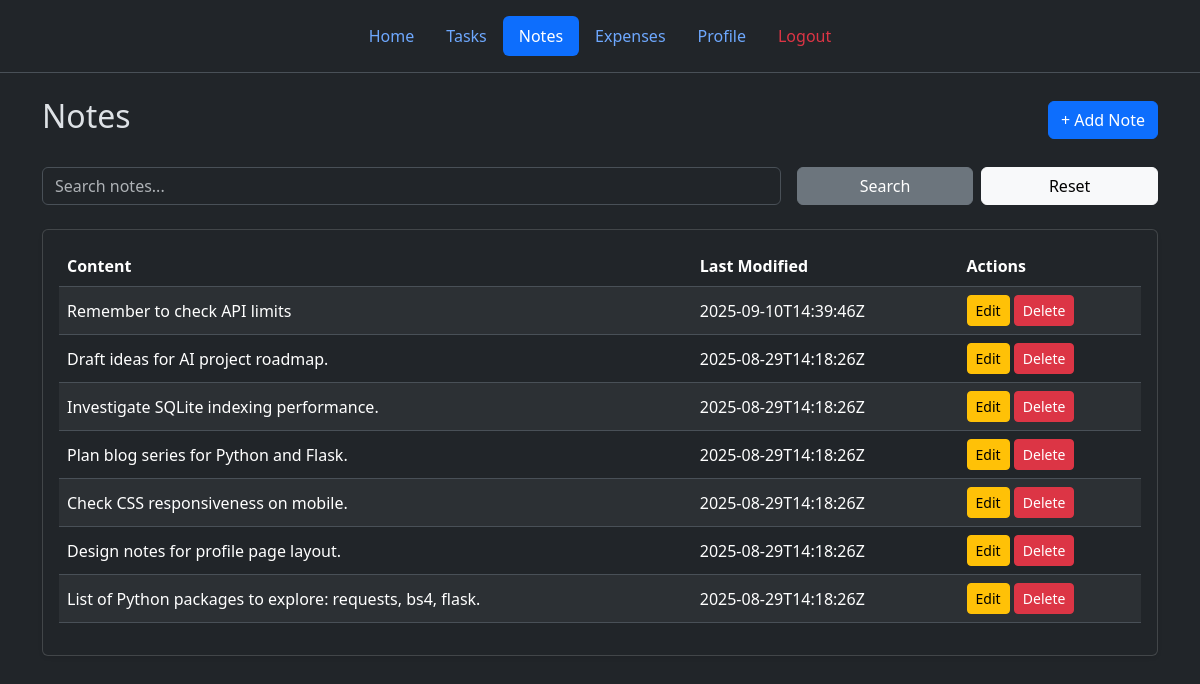
/notes (signed in), run on an earlier commit of the app's database.
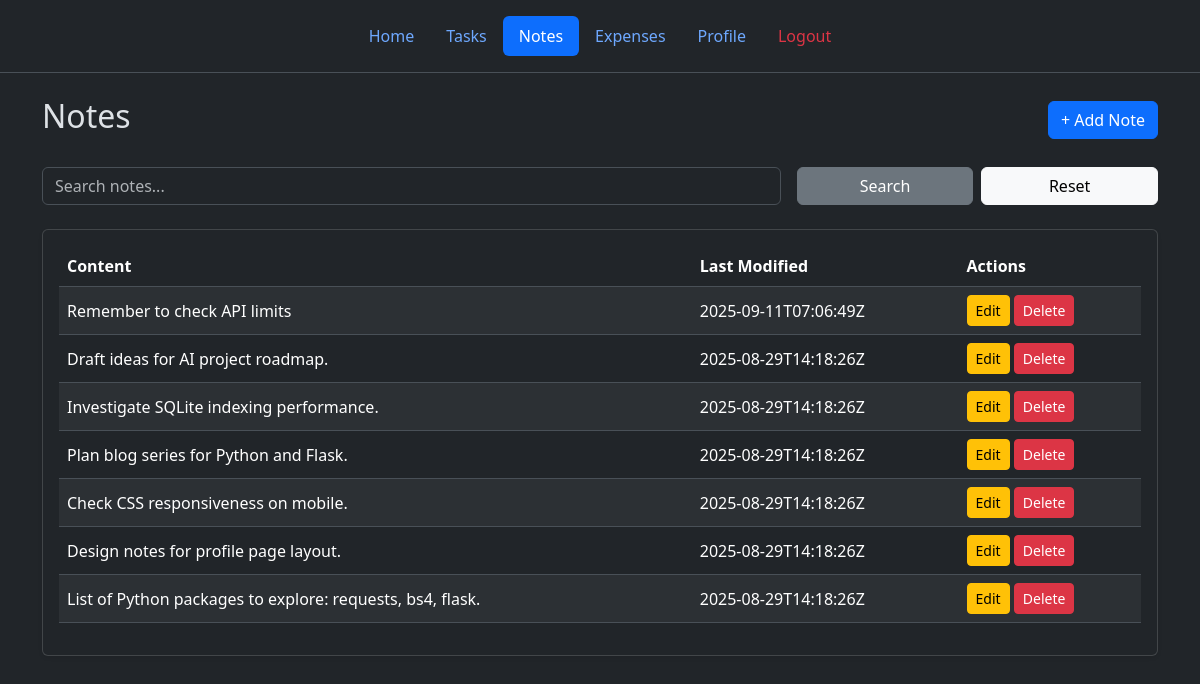
And on a later commit of the database.
### tables this page shows
CREATE TABLE notes (
  id TEXT PRIMARY KEY,            -- UUID v4
  user_id TEXT NOT NULL,
  content TEXT NOT NULL,
  is_deleted INTEGER DEFAULT 0,
  deleted_at TEXT,
  last_modified TEXT DEFAULT (strftime('%Y-%m-%dT%H:%M:%SZ','now')),
  synced INTEGER DEFAULT 0,
  FOREIGN KEY(user_id) REFERENCES users(id)
);

### web/routes.py (the view)
@main_bp.route("/notes")
@login_required
def notes_page():
    user_id = session["user_id"]
    db_path = current_app.config["DB_PATH"]
    search_term = request.args.get('q')
    all_notes = get_notes(db_path, user_id, search_term)
    return render_template("notes.html", notes=all_notes)

### web/models.py (called while the page is built)
def get_notes(db_path, user_id, search_term=None):
    query = "SELECT * FROM notes WHERE user_id=? AND is_deleted=0"
    params = [user_id]
    if search_term:
        query += " AND content LIKE ?"
        params.append(f'%{search_term}%')
    query += " ORDER BY last_modified DESC"
    with get_db_connection(db_path) as conn:
        return conn.execute(query, tuple(params)).fetchall()

### web/routes.py (called while the page is built)
def login_required(f):
    @wraps(f)
    def decorated_function(*args, **kwargs):
        if "user_id" not in session:
            flash("Please login to access this page.", "warning")
            return redirect(url_for("auth_bp.login"))
        return f(*args, **kwargs)
    return decorated_function

### web/utils.py (called while the page is built)
def get_db_connection(db_path: str):
    connect = sqlite3.connect(db_path)
    connect.row_factory = sqlite3.Row
    return connect

### web/templates/notes.html (shortened to what this page needs)
{% extends "base.html" %} {% block content %}
<div class="container mt-4">
  <div class="d-flex justify-content-between align-items-center mb-4">
    <h2>Notes</h2>
    <button
      class="btn btn-primary"
      data-bs-toggle="modal"
      data-bs-target="#addNoteModal"
    >
      + Add Note
    </button>
  </div>
  <form method="GET" class="row g-3 mb-4">
    <div class="col-md-8">
      <input
        type="text"
        name="q"
        class="form-control"
        placeholder="Search notes..."
        value="{{ request.args.get('q', '') }}"
      />
    </div>
    <div class="col-md-4 d-flex gap-2">
      <button class="btn btn-secondary w-50" type="submit">Search</button>
      <a href="{{ url_for('main_bp.notes_page') }}" class="btn btn-light w-50"
        >Reset</a
      >
    </div>
  </form>
  <div class="card shadow-sm">
    <div class="card-body">
      {% if notes %}
      <div class="table-responsive">
        <table class="table table-striped table-hover align-middle">
          <thead>
            <tr>
              <th>Content</th>
              <th>Last Modified</th>
              <th>Actions</th>
            </tr>
          </thead>
          <tbody>
            {% for note in notes %}
            <tr>
              <td>
                {{ note.content[:80] }}
              </td>
              <td>{{ note.last_modified or "-" }}</td>
              <td>
                <button
                  class="btn btn-sm btn-warning"
                  data-bs-toggle="modal"
                  data-bs-target="#editNote{{ note.id }}"
                >
                  Edit
                </button>
                <form
                  method="POST"
                  action="{{ url_for('main_bp.remove_note', note_id=note.id) }}"
                  class="d-inline"
                  onsubmit="return confirm('Are you sure you want to delete this note?');"
                >
                  <button type="submit" class="btn btn-sm btn-danger">
                    Delete
                  </button>
                </form>
              </td>
            </tr>
            {% endfor %}
          </tbody>
        </table>
      </div>
      {% else %}
      <p class="text-muted text-center">No notes available.</p>
      {% endif %}
    </div>
  </div>
</div>
{% endblock %}

What changed in the data, as far as the page shows it:
changed notes "Remember to check API limits": last_modified "2025-09-10T14:39:46Z" → "2025-09-11T07:06:49Z"
